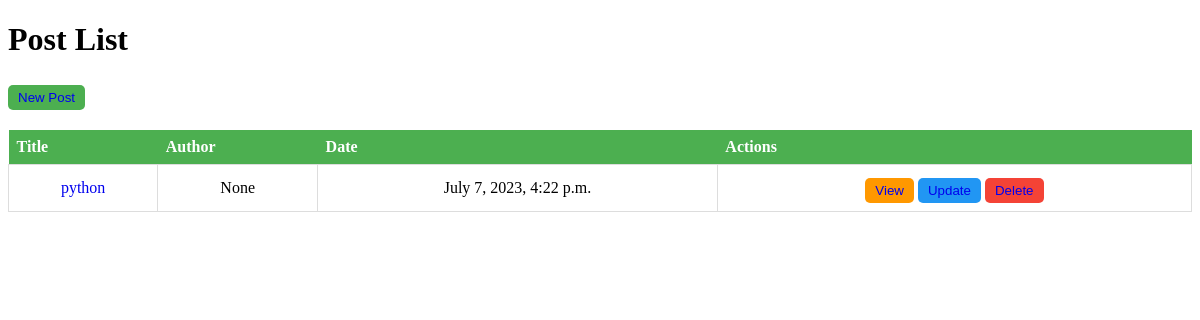
The app's page /, older data.
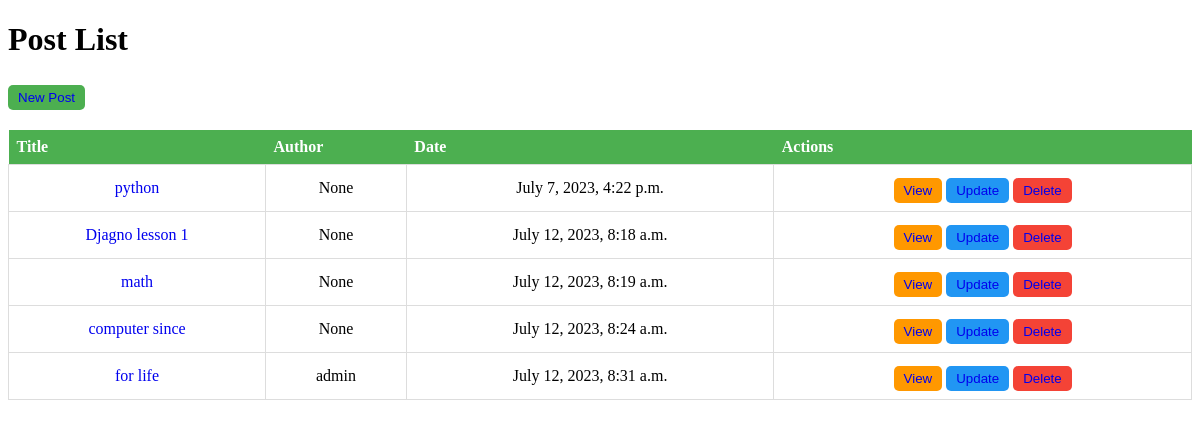
The same page, newer data.
### blog/models.py (models this page shows, shortened)
class Post(models.Model):
    title = models.CharField(max_length=100)
    content = models.TextField(max_length=30000)
    create_date = models.DateTimeField(default=timezone.now())
    draft = models.BooleanField(default=True)
    tags = TaggableManager()
    image = models.ImageField(upload_to='posts')
    auther = models.ForeignKey(User , on_delete=models.SET_NULL, null=True)

### blog/views.py (the view)
# urls.py: path('', post_list),
def post_list(request):
    data = Post.objects.all()
    return render(request, 'post_list.html', {"context":data})

### blog/templates/post_list.html (shortened to what this page needs)
<!DOCTYPE html>
<html lang="en">
<head>
</head>
<body>
    <h1>Post List</h1>
    <button class="new"> <a href="\new">New Post</a></button>
    <table>
        <thead>
            <tr>
                <th>Title</th>
                <th>Author</th>
                <th>Date</th>
                <th>Actions</th>
            </tr>
        </thead>
        <tbody>
            {% for post in context %}
            <tr>
                <td> <a href="{{post.id}}">{{ post.title }}</a></td>
                <td>{{ post.auther }}</td>
                <td>{{ post.create_date }}</td>
                <td>
                    <button class="view"><a href="{{post.id}}">View</a></button>
                    <button class="update"><a href="{{post.id}}">Update</a></button>
                    <button class="delete"><a href="{{post.id}}">Delete</a></button>
                </td>
            </tr>
            {% endfor %}
        </tbody>
    </table>
</body>
</html>

Row changes from the older to the newer data that the page shows:
added Post: title "Djagno lesson 1", auther "None", create_date "July 12, 2023, 8:18 a.m."
added Post: title "math", auther "None", create_date "July 12, 2023, 8:19 a.m."
added Post: title "computer since", auther "None", create_date "July 12, 2023, 8:24 a.m."
added Post: title "for life", auther "admin", create_date "July 12, 2023, 8:31 a.m."
